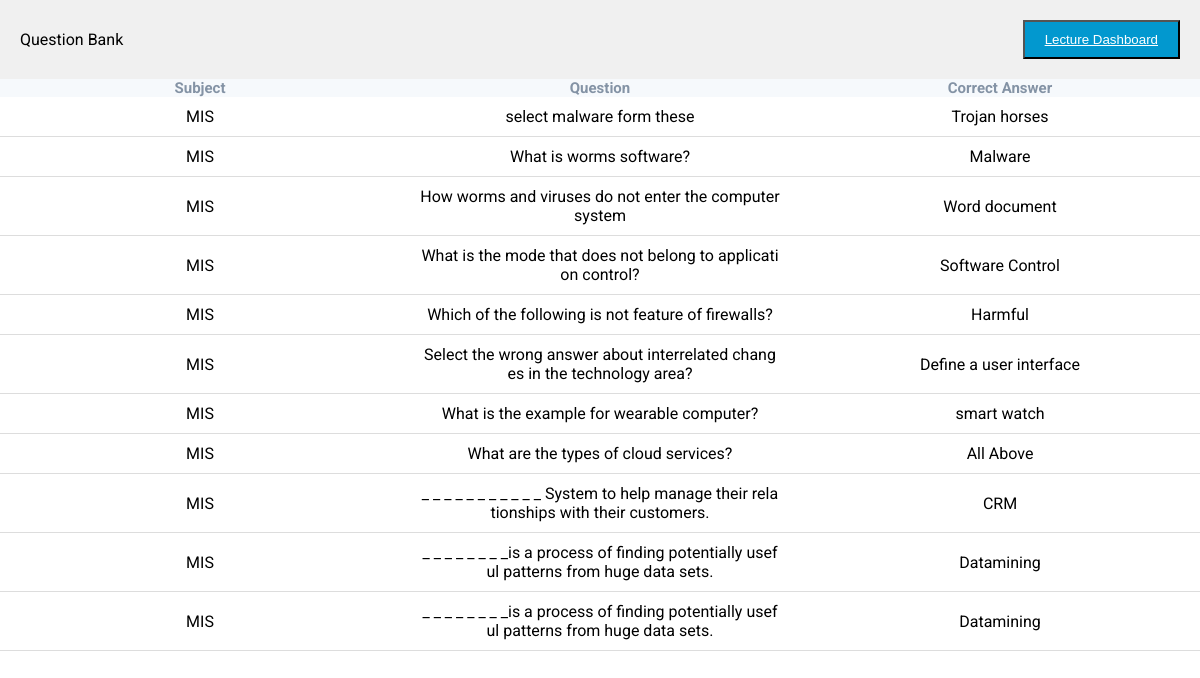
Page /show_quiz_bank.php on the committed database.
### tables this page shows
CREATE TABLE `question` (
  `qid` int(11) NOT NULL,
  `sid` int(11) NOT NULL,
  `question` varchar(200) NOT NULL,
  `ans_id` int(11) NOT NULL
);

CREATE TABLE `subject` (
  `sid` int(11) NOT NULL,
  `sname` varchar(100) NOT NULL,
  `category` varchar(100) NOT NULL,
  `course` varchar(100) NOT NULL,
  `semester` varchar(100) NOT NULL
);

CREATE TABLE `answer` (
  `aid` int(11) NOT NULL,
  `answer` varchar(100) NOT NULL,
  `qid` int(11) NOT NULL,
  `status` text NOT NULL
);

### show_quiz_bank.php (the view, shortened to what this page needs)
<?php
    include 'dbConnection.php';
?>
<!DOCTYPE html>
<html lang="en">
<head>
    <link rel="stylesheet" href="css/displaystyle.css">
</head>
<body>
    <div class="table">
        <div class="table_header">
            <p>Question Bank</p>
        <div>
            <button name="btnsearch" class="btns"><a href="lecturedashboard.php" style="color:white;">Lecture Dashboard</a></button>
        </div>
        </div>
            <div class="table_section">
                <table>
                    <thead>
                        <tr>
                            <th>Subject</th>
                            <th>Question</th>
                            <th>Correct Answer</th>
                        </tr>
                    </thead>
                    <tbody>
                        <?php
                        $sql = "select * from question";
                        $result = mysqli_query($connect,$sql);
                        if($result)
                        {
                            while($row= mysqli_fetch_assoc($result))
                            {
                                $id=$row['qid'];
                                $sid= $row['sid'];
                                $sql_sub = "SELECT * FROM subject where sid=$sid;";
                                $sub_result = mysqli_query($connect,$sql_sub);
                                $row2 = mysqli_fetch_assoc($sub_result);
                                $subject = $row2['sname'];
                                $sql_ans = "SELECT * FROM answer where qid=$id AND status='correct'";
                                $ans_result = mysqli_query($connect,$sql_ans);
                                $row1 = mysqli_fetch_assoc($ans_result);
                                $question = $row['question'];
                                $answer = $row1['answer'];
                                echo '<tr>
                                    <td>'.$subject.'</td>
                                    <td>'.$question.'</td>
                                    <td>'.$answer.'</td>
                                </tr>';
                            }
                        }
                        ?>
                    </tbody>
                </table>
            </div>
        </div>
</body>
</html>

### css/displaystyle.css (style rules this page uses)
* { margin: 0; padding: 0; box-sizing: border-box; }
body { font-family: 'Roboto',sans-serif; overflow: hidden; }
.table { width: 100%; }
.table_header { display: flex; justify-content: space-between; align-items: center; padding: 20px; background-color: rgb(240,240,240); }
.table_header p { column-count: #000000; }
.btns { padding: 10px 20px; color: #ffffff; background-color: #0298cf; }
.table_section { height: 650px; overflow: auto; }
table { width: 100%; table-layout: fixed; min-width: 1000px; border-collapse: collapse; }
thead th { position: sticky; top: 0; background-color: #f6f9fc; color: #8493a5; font-size: 15px; }
td { border-bottom: 1px solid #dddddd; padding: 10px 20px; word-break: break-all; text-align: center; }

### rows in the picture
question: sid.sname "MIS", question "select malware form these", answer.answer "Trojan horses"
question: sid.sname "MIS", question "What is worms software?", answer.answer "Malware"
question: sid.sname "MIS", question "How worms and viruses do not enter the computer system", answer.answer "Word document"
question: sid.sname "MIS", question "What is the mode that does not belong to application control?", answer.answer "Software Control"
question: sid.sname "MIS", question "Which of the following is not feature of firewalls?", answer.answer "Harmful"
question: sid.sname "MIS", question "Select the wrong answer about interrelated changes in the technology area?", answer.answer "Define a user interface"
question: sid.sname "MIS", question "What is the example for wearable computer?", answer.answer "smart watch"
question: sid.sname "MIS", question "What are the types of cloud services?", answer.answer "All Above"
question: sid.sname "MIS", question "_ _ _ _ _ _ _ _ _ _ _ System to help manage their relationships with their customers.", answer.answer "CRM"
question: sid.sname "MIS", question "_ _ _ _ _ _ _ _is a process of finding potentially useful patterns from huge data sets.", answer.answer "Datamining"
question: sid.sname "MIS", question "_ _ _ _ _ _ _ _is a process of finding potentially useful patterns from huge data sets.", answer.answer "Datamining"
